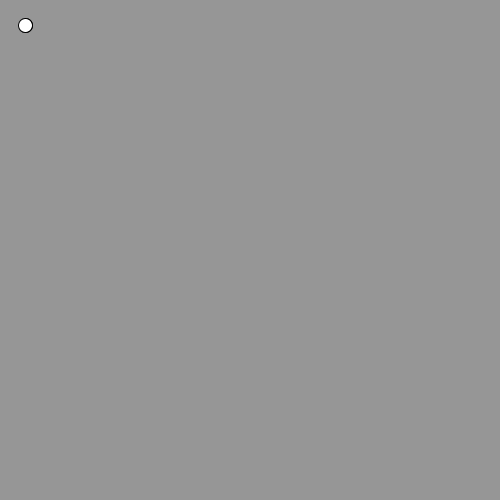
Frame 1 (no input)
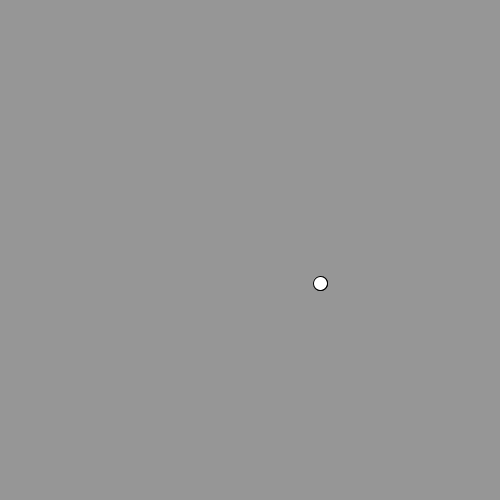
Frame 60 (the mouse pressed at the canvas centre just before this capture)
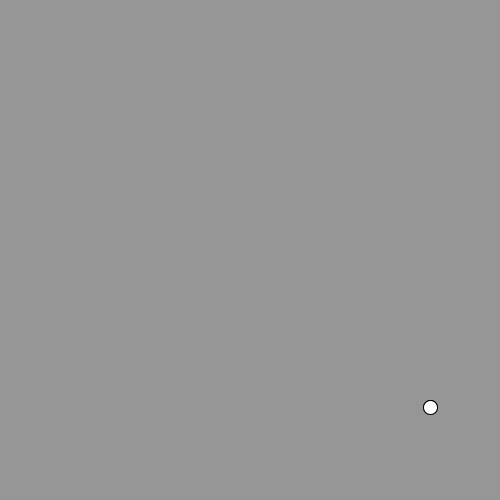
Frame 120 (the mouse held since frame 60 and released just before this capture)

The Processing sketch that drew these frames (run headless with seeded random() and noise(); from frame 60 on, the mouse is pressed at the canvas centre):

// Processing sketch: processing_148382
// ── processing_148382.pde

float x,y;
float x_vel, y_vel;
float grav;
float radius;

void setup()
{
size(500,500);
 x = 20;
 y = 20;
 y_vel = 5;
 x_vel = 5;
 radius = 7;
 grav = 0.4;
}


void draw()
{
  background(150);
  y_vel += grav;
  y += y_vel;
  x += x_vel;
  ball(x,y);
  if ( y>(height-radius) )
  {
    y = height-radius;
    y_vel *= -0.7;
  }
  if ( x<radius )
  {
    x = radius;
    x_vel *= -0.5;
  }
  if ( x>(width-radius) )
  {
    x = width-radius;
    x_vel *= -0.5;
  }
  ball(x, y);
}


void ball(float x, float y)
{
pushMatrix();
translate(x, y);
ellipseMode(RADIUS);
ellipse(0, 0, radius, radius);
popMatrix();
}
